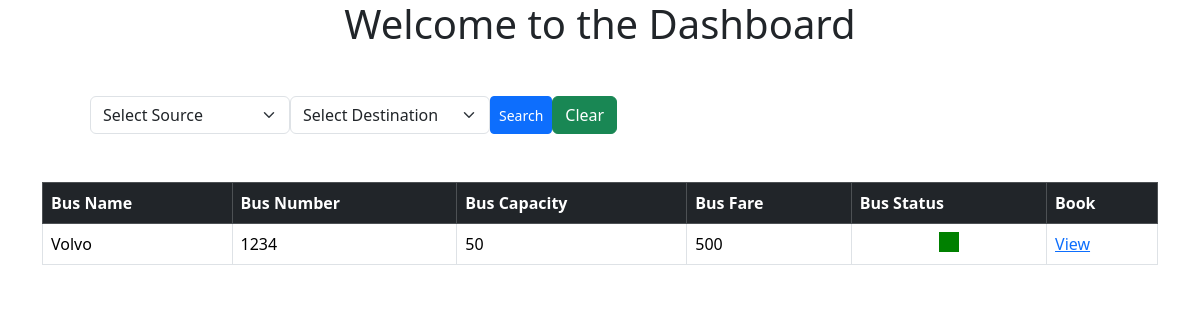
The app's page /bus/dashboard/ (signed in), older data.
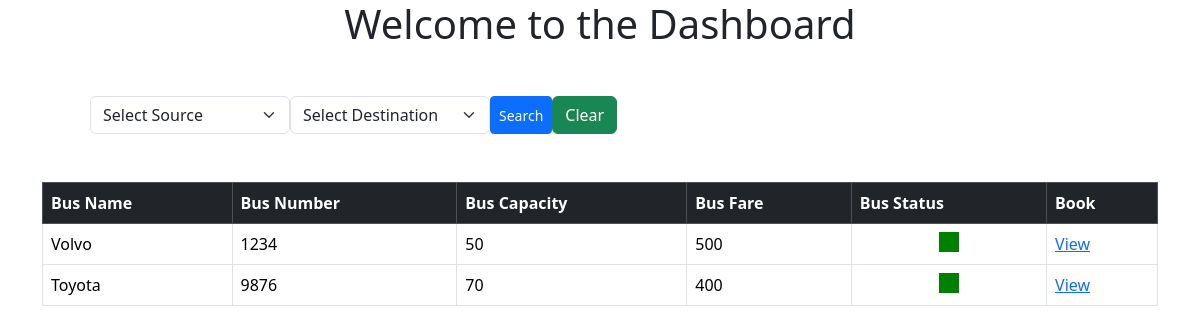
The same page, newer data.
### bus/models.py (models this page shows, shortened)
class Bus(models.Model):
    bus_id = models.AutoField(primary_key=True)
    bus_name = models.CharField(max_length=50)
    bus_number = models.CharField(max_length=10)
    bus_capacity = models.IntegerField()
    bus_fare = models.IntegerField()
    reserved = models.IntegerField(default=0)

### bus/user_views.py (the view, shortened to what this page needs)
# urls.py: path('dashboard/', user_views.dashboard, name='dashboard'),
@login_required
def dashboard(request):
    stations = Station.objects.all()
    buses = Bus.objects.all()
    for bus in buses:
        percent = bus.reserved/bus.bus_capacity * 100
        if percent > 80:
            bus.color = "red"
        elif percent > 40:
            bus.color = "yellow"
        else:
            bus.color = "green"
    return render(request, "dashboard.html",{
        'stations': stations,
        'buses': buses
    })

### bus/templates/dashboard.html (shortened to what this page needs)
<!DOCTYPE html>
<html>
    <head>
    <link href="https://cdn.jsdelivr.net/npm/bootstrap@5.3.2/dist/css/bootstrap.min.css" rel="stylesheet">
    </head>
    <body class="container">
        <div class="d-flex align-items-center">
            <h1 class="m-auto">Welcome to the Dashboard</h1>
        </div>
        <form action="/bus/dashboard/" method="post" class="d-flex m-5">
            <select name="source_id" class="form-select" style="max-width: 200px;">
                <option value="">Select Source</option>
            </select>
            <select name="destination_id" class="form-select" style="max-width: 200px;">
                <option value="">Select Destination</option>
            </select>
            <input type="submit" value="Search" class="btn btn-primary btn-sm">
            <a href="/bus/dashboard"><button type="button" class="btn btn-success">Clear</button></a>
        </form>
        {% if buses %}
        <table class="table table-strped table-bordered">
            <thead class="table-dark">
                <th>Bus Name</th>
                <th>Bus Number</th>
                <th>Bus Capacity</th>
                <th>Bus Fare</th>
                <th>Bus Status</th>
                <th>Book</th>
            </thead>
            {% for bus in buses %}
            <tr>
                <td>{{ bus.bus_name }}</td>
                <td>{{ bus.bus_number }}</td>
                <td>{{ bus.bus_capacity }}</td>
                <td>{{ bus.bus_fare }}</td>
                <td>
                    <div style="width: 20px; height: 20px; background: {{ bus.color }}; margin: auto">
                    </div>
                </td>
                <td><a href="/bus/bus_details/{{ bus.bus_id }}">View</a></td>
            </tr>
            {% endfor %}
        </table>
        {% endif %}
    </body>
</html>

Row changes from the older to the newer data that the page shows:
added Bus: bus_name "Toyota", bus_number "9876", bus_capacity "70", bus_fare "400"
